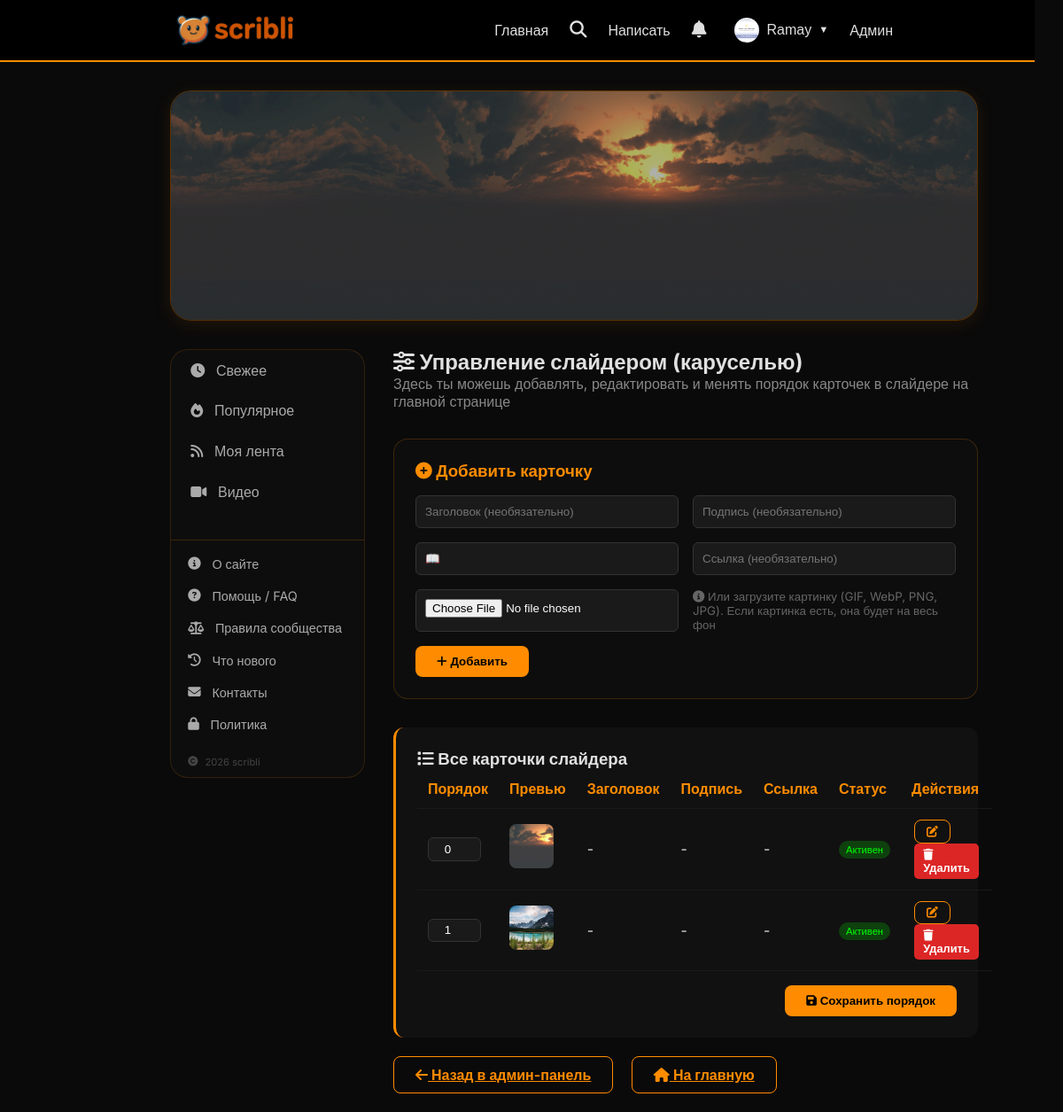
Page /admin/slider (signed in) on the earlier database version.
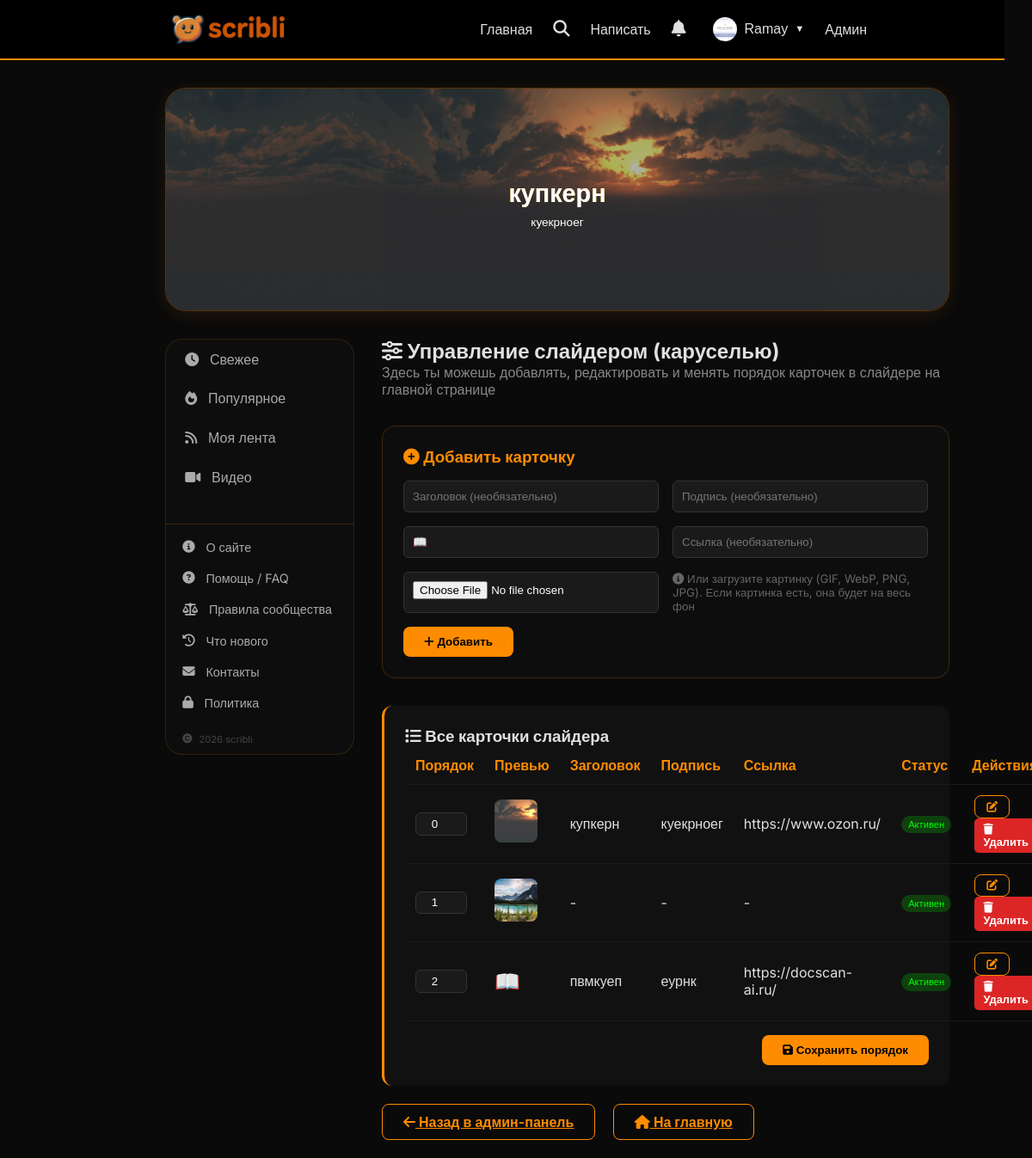
Same page on the later database version.
### database.py (models this page shows)
class User(Base):
    __tablename__ = 'users'
    id = Column(Integer, primary_key=True)
    email = Column(String, unique=True, index=True)
    username = Column(String, unique=True, index=True)
    hashed_password = Column(String)
    avatar = Column(String, default='default.png')
    is_admin = Column(Boolean, default=False)
    is_active = Column(Boolean, default=True)
    created_at = Column(DateTime, default=datetime.now)

class SliderItem(Base):
    __tablename__ = 'slider_items'
    id = Column(Integer, primary_key=True)
    title = Column(String, default='')
    label = Column(String, default='')
    icon = Column(String, default='📖')
    image_url = Column(String, default='')
    link = Column(String, default='')
    is_active = Column(Boolean, default=True)
    order = Column(Integer, default=0)
    image_position = Column(String, default='cover')
    text_position = Column(String, default='center')
    text_color = Column(String, default='#ffffff')
    text_size = Column(String, default='medium')
    overlay_opacity = Column(Integer, default=30)
    created_at = Column(DateTime, default=datetime.now)

### main.py (the view)
@app.get("/admin/slider", response_class=HTMLResponse)
async def admin_slider(request: Request, db: Session = Depends(get_db)):
    user = get_current_user(request, db)
    if not user or not user.is_admin:
        return RedirectResponse(url="/", status_code=303)
    slider_items = db.query(SliderItem).order_by(SliderItem.order).all()
    return templates.TemplateResponse("admin_slider.html", {"request": request, "user": user, "slider_items": slider_items})

### templates/admin_slider.html (shortened to what this page needs)
{% extends "base.html" %}
{% block content %}
<h2><i class="fas fa-sliders-h"></i> Управление слайдером (каруселью)</h2>
<p style="color: #888; margin-bottom: 2rem;">Здесь ты можешь добавлять, редактировать и менять порядок карточек в слайдере на главной странице</p>
<div class="slider-form">
    <h3><i class="fas fa-plus-circle"></i> Добавить карточку</h3>
    <form method="post" action="/admin/slider/add" enctype="multipart/form-data">
        <div class="form-row">
            <input type="text" name="title" placeholder="Заголовок (необязательно)">
            <input type="text" name="label" placeholder="Подпись (необязательно)">
            <input type="text" name="icon" placeholder="Иконка (эмодзи)" value="📖">
            <input type="text" name="link" placeholder="Ссылка (необязательно)">
        </div>
        <div class="form-row">
            <input type="file" name="image" accept="image/gif,image/webp,image/png,image/jpeg">
            <small style="color: #666;"><i class="fas fa-info-circle"></i> Или загрузите картинку (GIF, WebP, PNG, JPG). Если картинка есть, она будет на весь фон</small>
        </div>
        <button type="submit" class="btn btn-primary"><i class="fas fa-plus"></i> Добавить</button>
    </form>
</div>
<div class="card">
    <h3><i class="fas fa-list"></i> Все карточки слайдера</h3>
    <form method="post" action="/admin/slider/reorder">
        <table class="slider-table">
            <thead>
                <tr>
                    <th>Порядок</th>
                    <th>Превью</th>
                    <th>Заголовок</th>
                    <th>Подпись</th>
                    <th>Ссылка</th>
                    <th>Статус</th>
                    <th>Действия</th>
                </tr>
            </thead>
            <tbody>
                {% for item in slider_items %}
                <tr>
                    <td style="width: 80px;">
                        <input type="number" name="order_{{ item.id }}" value="{{ item.order }}" class="order-input">
                    </td>
                    <td class="icon-preview">
                        {% if item.image_url %}
                        <img src="{{ item.image_url }}" class="preview-img" alt="preview">
                        {% else %}
                        {{ item.icon }}
                        {% endif %}
                    </td>
                    <td>{{ item.title[:30] if item.title else '-' }}</td>
                    <td>{{ item.label[:30] if item.label else '-' }}</td>
                    <td>{{ item.link[:30] if item.link else '-' }}</td>
                    <td>
                        <span class="status-badge {% if item.is_active %}status-active{% else %}status-inactive{% endif %}">
                            {% if item.is_active %}Активен{% else %}Отключен{% endif %}
                        </span>
                    </td>
                    <td>
                        <button type="button" class="btn btn-sm btn-outline" onclick="openEditModal({
                            id: {{ item.id }},
                            title: '{{ item.title|replace("'", "\\'") }}',
                            label: '{{ item.label|replace("'", "\\'") }}',
                            icon: '{{ item.icon }}',
                            link: '{{ item.link|replace("'", "\\'") }}',
                            is_active: {{ 'true' if item.is_active else 'false' }},
                            image_position: '{{ item.image_position if item.image_position else "cover" }}',
                            text_position: '{{ item.text_position if item.text_position else "center" }}',
                            text_color: '{{ item.text_color if item.text_color else "#ffffff" }}',
                            text_size: '{{ item.text_size if item.text_size else "medium" }}',
                            overlay_opacity: {{ item.overlay_opacity if item.overlay_opacity else 30 }}
                        })">
                            <i class="fas fa-edit"></i>
                        </button>
<a href="/admin/slider/delete/{{ item.id }}" class="btn btn-sm" style="background: #dc2626; color: white; text-decoration: none; display: inline-block; padding: 5px 10px; border-radius: 5px;" onclick="return confirm('Удалить карточку?')">
    <i class="fas fa-trash"></i> Удалить
</a>
                    </td>
                </tr>
                {% else %}
                <tr>
                    <td colspan="7" style="text-align: center; color: #888;">Нет карточек. Добавьте первую!</td>
                </tr>
                {% endfor %}
            </tbody>
        </table>
        {% if slider_items %}
        <div style="margin-top: 1rem; text-align: right;">
            <button type="submit" class="btn btn-primary"><i class="fas fa-save"></i> Сохранить порядок</button>
        </div>
        {% endif %}
    </form>
</div>
<div style="margin-top: 2rem;">
    <a href="/admin" class="btn btn-outline"><i class="fas fa-arrow-left"></i> Назад в админ-панель</a>
    <a href="/" class="btn btn-outline" style="margin-left: 1rem;"><i class="fas fa-home"></i> На главную</a>
</div>
{% endblock %}

### templates/base.html (shortened to what this page needs)
<!DOCTYPE html>
<html lang="ru">
<head>
    <link href="https://cdn.quilljs.com/1.3.6/quill.snow.css" rel="stylesheet">
    <link rel="stylesheet" href="https://cdnjs.cloudflare.com/ajax/libs/font-awesome/6.5.1/css/all.min.css">
</head>
<body>
<nav class="navbar">
    <h2 style="margin-left: 9rem;">
        <a href="/">
            <img src="/static/logo.png" alt="scribli" style="height: 100px; width: auto; vertical-align: middle;" loading="eager" fetchpriority="high">
        </a>
    </h2>
        <div class="nav-links">
            <a href="/">Главная</a>
            <div class="search-wrapper">
                <button class="search-icon-btn" id="searchIconBtn" onclick="toggleSearch()">
                    <i class="fas fa-search"></i>
                </button>
            </div>
            {% if user %}
                <a href="/create">Написать</a>
                <div class="notif-menu">
                    <button class="notif-btn" onclick="toggleNotifMenu()">
                        <i class="fas fa-bell"></i>
                    </button>
                </div>
                <div class="user-menu">
                    <button class="user-menu-btn" onclick="toggleUserMenu()">
                        {% if user.avatar and user.avatar != 'default.png' %}
                        <img src="/static/avatars/{{ user.avatar }}" class="nav-avatar">
                        {% else %}
                        <span class="nav-avatar-placeholder">{{ user.username[0]|upper }}</span>
                        {% endif %}
                        {{ user.username }}
                        <span style="font-size: 0.7rem;">▼</span>
                    </button>
                </div>
                {% if user.is_admin %}<a href="/admin">Админ</a>{% endif %}
            {% else %}
                <a href="/login">Войти</a>
                <a href="/register">Регистрация</a>
            {% endif %}
        </div>
    </nav>
    <div class="container">
        {% block hero %}
        <div class="hero" id="heroBlock">
            <div class="hero-slider">
                <div class="hero-slider-track" id="heroSliderTrack">
                    {% for item in slider_items %}
                    <div class="hero-slide" {% if item.link %}onclick="location.href='{{ item.link }}'" style="cursor: pointer;"{% endif %}>
                        {% if item.image_url %}
                        <img src="{{ item.image_url }}" class="hero-slide-bg" alt="slide" style="object-fit: {{ item.image_position if item.image_position else 'cover' }};">
                        {% endif %}
                        {% if item.overlay_opacity and item.overlay_opacity > 0 %}
                        <div class="hero-slide-overlay" style="background: rgba(0,0,0,{{ item.overlay_opacity / 100 }});"></div>
                        {% endif %}
                        {% if item.title %}
                        <h1 style="color: {{ item.text_color if item.text_color else '#ffffff' }}; font-size: {% if item.text_size == 'small' %}1.2rem{% elif item.text_size == 'large' %}2.2rem{% else %}1.8rem{% endif %};">
                            {{ item.title }}
                        </h1>
                        {% endif %}
                        {% if item.label %}
                        <p style="color: {{ item.text_color if item.text_color else '#ffffff' }}; font-size: {% if item.text_size == 'small' %}0.7rem{% elif item.text_size == 'large' %}1rem{% else %}0.85rem{% endif %};">
                            {{ item.label }}
                        </p>
                        {% endif %}
                    </div>
                    {% endfor %}
                </div>
            </div>
        </div>
        {% endblock %}
        <div class="layout">
{% block left_menu %}
<div class="left-menu">
    <div class="left-menu-item {% if feed == 'fresh' %}active{% endif %}" data-feed="fresh" onclick="switchFeed('fresh')">
        <i class="fas fa-clock"></i> Свежее
    </div>
    <div class="left-menu-item {% if feed == 'popular' %}active{% endif %}" data-feed="popular" onclick="switchFeed('popular')">
        <i class="fas fa-fire"></i> Популярное
    </div>
    {% if user %}
    <div class="left-menu-item {% if feed == 'myfeed' %}active{% endif %}" data-feed="myfeed" onclick="switchFeed('myfeed')">
        <i class="fas fa-rss"></i> Моя лента
    </div>
    {% endif %}
    <div class="left-menu-item" data-feed="videos" onclick="switchFeed('videos')">
        <i class="fas fa-video"></i> Видео
    </div>
    <div class="menu-footer">
        <a href="/about" class="menu-footer-item">
            <i class="fas fa-info-circle"></i> О сайте
        </a>
        <a href="/faq" class="menu-footer-item">
            <i class="fas fa-circle-question"></i> Помощь / FAQ
        </a>
        <a href="/community-rules" class="menu-footer-item">
            <i class="fas fa-scale-balanced"></i> Правила сообщества
        </a>
        <a href="/changelog" class="menu-footer-item">
            <i class="fas fa-clock-rotate-left"></i> Что нового
        </a>
        <a href="/contacts" class="menu-footer-item">
            <i class="fas fa-envelope"></i> Контакты
        </a>
        <a href="/privacy" class="menu-footer-item">
            <i class="fas fa-lock"></i> Политика
        </a>
        <div class="menu-footer-copyright">
            <i class="fas fa-copyright"></i> 2026 scribli
        </div>
    </div>
</div>
{% endblock %}
            <div class="content-right">
                {% block content %}{% endblock %}
            </div>
        </div>
    </div>
</body>
</html>

### templates/admin_slider.html (style rules this page uses)
.slider-form { background: #0d0d0d; padding: 1.5rem; border-radius: 16px; margin-bottom: 2rem; border: 1px solid rgba(255, 140, 0, 0.2); }
.slider-form h3 { margin-bottom: 1rem; color: #ff8c00; }
.form-row { display: grid; grid-template-columns: repeat(auto-fit, minmax(200px, 1fr)); gap: 1rem; margin-bottom: 1rem; }
.slider-table { width: 100%; border-collapse: collapse; }
.slider-table th, .slider-table td { padding: 0.75rem; text-align: left; border-bottom: 1px solid #1a1a1a; }
.slider-table th { color: #ff8c00; font-weight: 600; }
.status-badge { display: inline-block; padding: 0.2rem 0.5rem; border-radius: 20px; font-size: 0.7rem; }
.status-active { background: rgba(0, 255, 0, 0.2); color: #0f0; }
.btn-sm { padding: 0.3rem 0.8rem; font-size: 0.8rem; margin: 0 0.2rem; }
.order-input { width: 60px; padding: 0.3rem; text-align: center; }
.icon-preview { font-size: 1.5rem; }
.preview-img { width: 50px; height: 50px; object-fit: cover; border-radius: 8px; }

Differences in the rows shown:
changed SliderItem: title (not shown) → "купкерн"; label (not shown) → "куекрноег"; title "-" → "купкерн"; label "-" → "куекрноег"; link "-" → "https://www.ozon.ru/"
added SliderItem: order "2", icon "📖", title "пвмкуеп", label "еурнк", link "https://docscan-ai.ru/", is_active "Активен", shown under "Все карточки слайдера"
